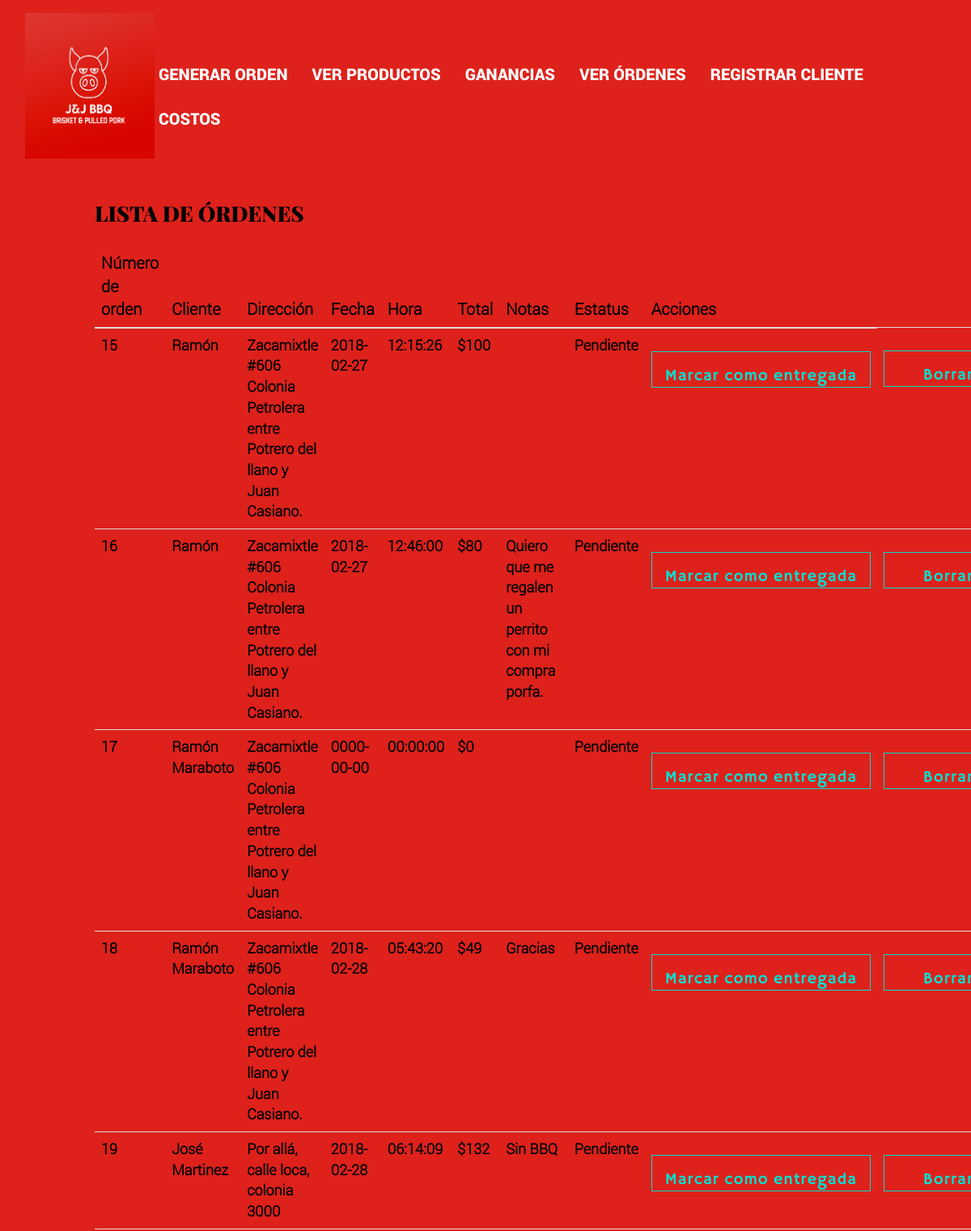
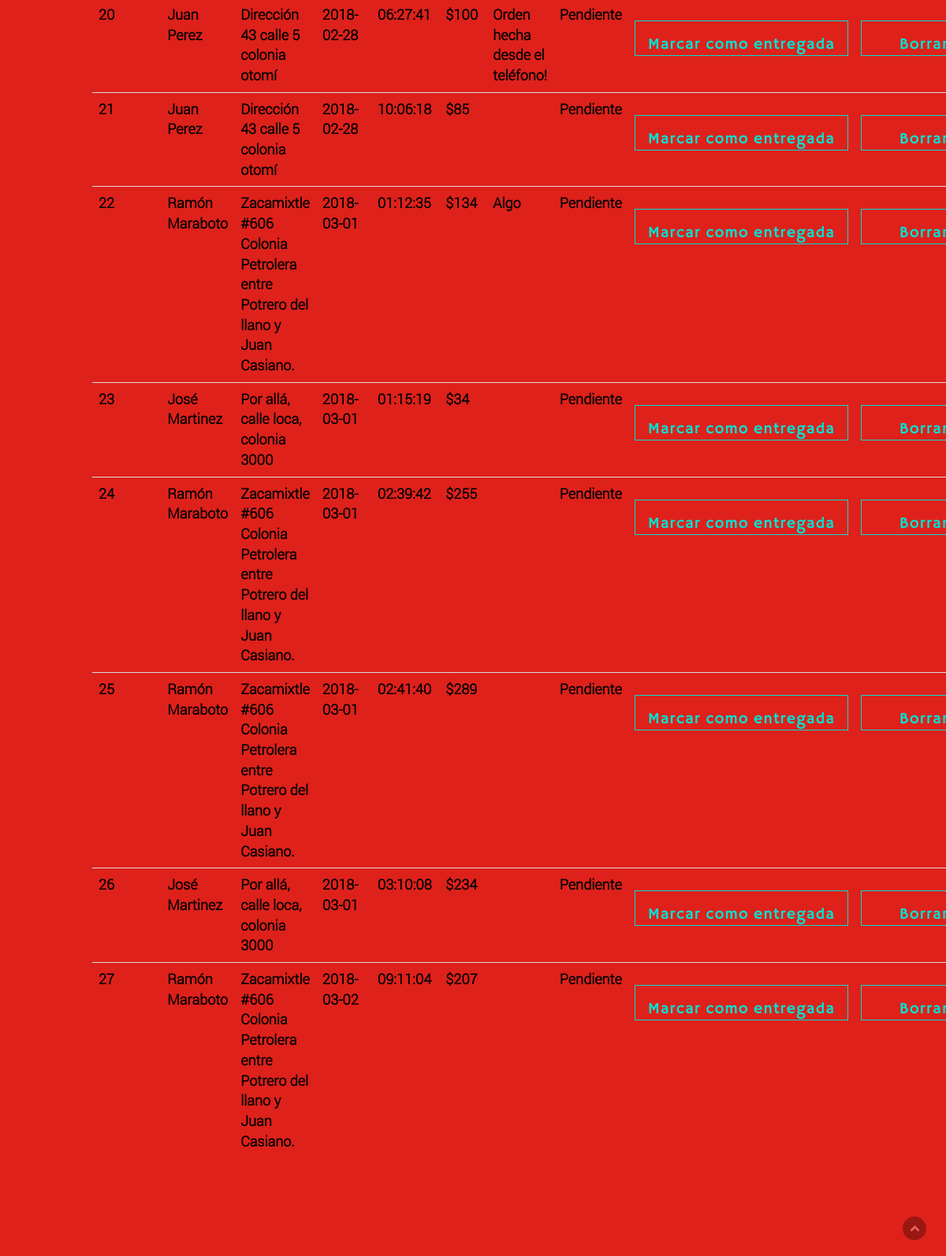
The app's page /ver-ordenes.php with its own data (2 pictures, top to bottom).
### tables this page shows
CREATE TABLE `ordenes` (
  `id` int(3) NOT NULL,
  `nodeorden` int(4) NOT NULL,
  `cliente` varchar(50) NOT NULL,
  `direccion` varchar(100) NOT NULL,
  `fecha` date NOT NULL,
  `hora` time NOT NULL,
  `total` double NOT NULL,
  `notas` varchar(150) NOT NULL,
  `estatus` varchar(25) NOT NULL
);

### ver-ordenes.php (the view, shortened to what this page needs)
<!doctype html>
 <html class="no-js" lang="">
    <head>
        <link rel="stylesheet" href="assets/css/fonticons.css">
        <link rel="stylesheet" href="assets/fonts/stylesheet.css">
        <link rel="stylesheet" href="assets/css/font-awesome.min.css">
        <link rel="stylesheet" href="assets/css/jquery.fancybox.css">
        <link rel="stylesheet" href="assets/css/bootstrap.min.css">
        <link rel="stylesheet" href="assets/css/magnific-popup.css">
        <link rel="stylesheet" href="assets/css/plugins.css" />
        <link rel="stylesheet" href="assets/css/style.css">
        <link rel="stylesheet" href="assets/css/responsive.css" />
    </head>
    <?php
    include('dbconnect.php');
    $query = "SELECT * FROM ordenes WHERE estatus='pendiente'";
    $result = mysqli_query($conn, $query);
    ?>
    <body data-spy="scroll" data-target=".navbar-collapse">
        <div class="culmn">
            <header id="main_menu" class="header navbar-fixed-top">
                <div class="main_menu_bg">
                    <div class="container">
                        <div class="row">
                            <div class="nave_menu">
                                <nav class="navbar navbar-default">
                                    <div class="container-fluid">
                                        <div class="navbar-header">
                                            <a class="navbar-brand" href="index.php">
                                                <img src="assets/images/logos.png" style="height:180px; width:200px;"/>
                                            </a>
                                        </div>
                                        <div class="collapse navbar-collapse" id="bs-example-navbar-collapse-1">
                                            <ul class="nav navbar-nav" style="padding-left:150px;">
                                                <li><a href="generar-orden.php" style="font-size:20px;">GENERAR ORDEN</a></li>
                                                <li><a href="ver-productos.php" style="font-size:20px;">VER PRODUCTOS</a></li>
                                                <li><a href="ganancias.php" style="font-size:20px;">GANANCIAS</a></li>
                                                <li><a href="ver-ordenes.php" style="font-size:20px;">VER ÓRDENES</a></li>
                                                <li><a href="registrar-cliente.php" style="font-size:20px;">REGISTRAR CLIENTE</a></li>
                                                <li><a href="costos.php" style="font-size:20px;">COSTOS</a></li>
                                            </ul>
                                        </div>
                                    </div>
                                </nav>
                            </div>
                        </div>
                    </div>
                </div>
            </header>
        </div><br><br><br><br><br><br><br><br><br>
        <section id="about" class="about">
                <div class="container" style="width:100em; overflow-x: auto;">
                    <div class="row">
                        <div class="main_about_area sections">
                            <div class="col-sm-10 col-sm-offset-1">
                                <div class="main_about_content">
                                    <div class="row">
                                        <div class="col-sm-12 wow fadeInRight" data-wow-duration="700ms">
                                            <div class="single_about_right_content">
                                                <h2>Lista de órdenes</h2><br>
                <table class="table">
                    <thead>
                        <tr>
                            <th style="font-size:20px;">Número de orden</th>
                            <th style="font-size:20px;">Cliente</th>
                            <th style="font-size:20px;">Dirección</th>
                            <th style="font-size:20px;">Fecha</th>
                            <th style="font-size:20px;">Hora</th>
                            <th style="font-size:20px;">Total</th>
                            <th style="font-size:20px;">Notas</th>
                            <th style="font-size:20px;">Estatus</th>
                            <th style="font-size:20px;">Acciones</th>
                        </tr>
                    </thead>
                    <tbody>
                        <?php
                        while($row = mysqli_fetch_assoc($result)){
                        ?>
                        <tr>
                            <td style="font-size:18px;"><strong><?php echo $row['nodeorden']; ?></strong></td>
                            <td style="font-size:18px;"><strong><?php echo $row['cliente']; ?></strong></td>
                            <td style="font-size:18px;"><strong><?php echo $row['direccion']; ?></strong></td>
                            <td style="font-size:18px;"><strong><?php echo $row['fecha']; ?></strong></td>
                            <td style="font-size:18px;"><strong><?php echo $row['hora']; ?></strong></td>
                            <td style="font-size:18px;"><strong>$<?php echo $row['total']; ?></strong></td>
                            <td style="font-size:18px;"><strong><?php echo $row['notas']; ?></strong></td>
                            <td style="font-size:18px;"><strong><?php echo $row['estatus']; ?></strong></td>
                            <td>
                                <a href="entregar.php?id=<?php echo $row['nodeorden']; ?>" class="btn btn-success" role="button">Marcar como entregada</a>
                            </td>
                            <td>
                                <a href="cancelar.php?id=<?php echo $row['nodeorden']; ?>" class="btn btn-success" role="button">Borrar</a>
                            </td>
                        </tr>
                        <?php
                    }
                        ?>
                    </tbody>
                </table>
                                            </div>
                                        </div>
                                    </div>
                                </div>
                            </div>
                        </div>
                    </div>
                </div>
            </section>
        <div class="scrollup">
            <a href="#"><i class="fa fa-chevron-up"></i></a>
        </div>
    </body>
</html>

### assets/css/style.css (style rules this page uses)
html, body { background-color: #DE211B; font-size: 0.875rem; color: #000000; width: 100%; padding: 0; margin-left: 0; margin-right: 0; font-family: 'robotolight'; font-weight: 300; width:100%; }
img { -moz-user-select: none; -webkit-user-select: none; -ms-user-select: none; user-select: none; -webkit-user-drag: none; user-drag: none; }
a, a:hover, a:active, a:focus { text-decoration: none; outline: none; }
a, button, a span { -webkit-transition: 0.2s ease-in-out; -o-transition: 0.2s ease-in-out; transition: 0.2s ease-in-out; }
*, *:before, *:after { -webkit-box-sizing: border-box; -moz-box-sizing: border-box; box-sizing: border-box; }
a { font-family: 'robotoregular'; }
img { max-width: 100%; }
h1, h2, h3 { font-weight: 300; margin: 0; }
h2 { font-size:1.875rem; line-height: 3rem; text-transform: uppercase; font-family: 'playfair_displayblack'; }
.sections { padding-top:85px; padding-bottom: 105px; overflow: hidden; }
ul { margin:0; padding:0; list-style:none; }
.btn { display: inline-block; min-width: 160px; padding: .8em; height: 45px; text-align: center; color: #00e0d0; letter-spacing: 1px; margin: 0; font-size: 20px; border-radius: 0px; margin-top: 20px; background-color: transparent; transition: .5s; border: 1px solid #00e0d0; font-family: 'hammersmith_oneregular'; }
.main_menu_bg { margin-top: 0px; background-color: #DE211B; }
.main_menu_bg .navbar-default { background-color: #DE211B; border-color: transparent; transition: all .6s; margin: 15px auto; }
.main_menu_bg .navbar-nav>li>a { padding-top: 15px; padding-bottom: 20px; text-transform: uppercase; font-size: 0.875rem; color: #fff; font-family: 'robotoblack'; }
.navbar-brand { padding: 0px 15px; }
.navbar-brand>img { max-width: 80%; }
.culmn { width:100%; overflow: hidden; }
.video { background: #DE211B url(Sistema-bbq/assets/images/banner.jpg) no-repeat top center; background-size:cover; }
.scrollup { width: 30px; height: 30px; border-radius: 15px; opacity: .3; position: fixed; bottom: 20px; right: 25px; color: #fff; cursor: pointer; background-color: #000; z-index: 1000; transition: opacity .5s, background-color .5s; -moz-transition: opacity .5s, background-color .5s; -webkit-transition: opacity .5s, background-color .5s; }
.scrollup i { font-size: 13px; position: absolute; opacity: 1; color: #fff; left: 50%; top: 50%; margin-top: -7px; margin-left: -6px; text-decoration: none; }

### records on screen
ordenes: nodeorden "15", cliente "Ramón", direccion "Zacamixtle #606 Colonia Petrolera entre Potrero del llano y Juan Casiano.", fecha "2018-02-27", hora "12:15:26", total "100", estatus "Pendiente"
ordenes: nodeorden "16", cliente "Ramón", direccion "Zacamixtle #606 Colonia Petrolera entre Potrero del llano y Juan Casiano.", fecha "2018-02-27", hora "12:46:00", total "80", notas "Quiero que me regalen un perrito con mi compra porfa.", estatus "Pendiente"
ordenes: nodeorden "17", cliente "Ramón Maraboto", direccion "Zacamixtle #606 Colonia Petrolera entre Potrero del llano y Juan Casiano.", fecha "0000-00-00", hora "00:00:00", total "0", estatus "Pendiente"
ordenes: nodeorden "18", cliente "Ramón Maraboto", direccion "Zacamixtle #606 Colonia Petrolera entre Potrero del llano y Juan Casiano.", fecha "2018-02-28", hora "05:43:20", total "49", notas "Gracias", estatus "Pendiente"
ordenes: nodeorden "19", cliente "José Martinez", direccion "Por allá, calle loca, colonia 3000", fecha "2018-02-28", hora "06:14:09", total "132", notas "Sin BBQ", estatus "Pendiente"
ordenes: nodeorden "20", cliente "Juan Perez", direccion "Dirección 43 calle 5 colonia otomí", fecha "2018-02-28", hora "06:27:41", total "100", notas "Orden hecha desde el teléfono!", estatus "Pendiente"
ordenes: nodeorden "21", cliente "Juan Perez", direccion "Dirección 43 calle 5 colonia otomí", fecha "2018-02-28", hora "10:06:18", total "85", estatus "Pendiente"
ordenes: nodeorden "22", cliente "Ramón Maraboto", direccion "Zacamixtle #606 Colonia Petrolera entre Potrero del llano y Juan Casiano.", fecha "2018-03-01", hora "01:12:35", total "134", notas "Algo", estatus "Pendiente"
ordenes: nodeorden "23", cliente "José Martinez", direccion "Por allá, calle loca, colonia 3000", fecha "2018-03-01", hora "01:15:19", total "34", estatus "Pendiente"
ordenes: nodeorden "24", cliente "Ramón Maraboto", direccion "Zacamixtle #606 Colonia Petrolera entre Potrero del llano y Juan Casiano.", fecha "2018-03-01", hora "02:39:42", total "255", estatus "Pendiente"
ordenes: nodeorden "25", cliente "Ramón Maraboto", direccion "Zacamixtle #606 Colonia Petrolera entre Potrero del llano y Juan Casiano.", fecha "2018-03-01", hora "02:41:40", total "289", estatus "Pendiente"
ordenes: nodeorden "26", cliente "José Martinez", direccion "Por allá, calle loca, colonia 3000", fecha "2018-03-01", hora "03:10:08", total "234", estatus "Pendiente"
ordenes: nodeorden "27", cliente "Ramón Maraboto", direccion "Zacamixtle #606 Colonia Petrolera entre Potrero del llano y Juan Casiano.", fecha "2018-03-02", hora "09:11:04", total "207", estatus "Pendiente"
